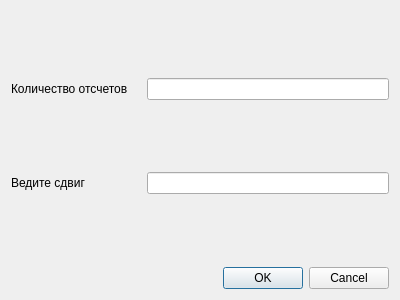
<?xml version="1.0" encoding="UTF-8"?>
<ui version="4.0">
 <class>ApproximationDialog</class>
 <widget class="QDialog" name="ApproximationDialog">
  <property name="geometry">
   <rect>
    <x>0</x>
    <y>0</y>
    <width>400</width>
    <height>300</height>
   </rect>
  </property>
  <property name="windowTitle">
   <string>Параметры скользящего окна</string>
  </property>
  <layout class="QVBoxLayout" name="verticalLayout">
   <item>
    <spacer name="verticalSpacer_3">
     <property name="orientation">
      <enum>Qt::Vertical</enum>
     </property>
     <property name="sizeHint" stdset="0">
      <size>
       <width>20</width>
       <height>53</height>
      </size>
     </property>
    </spacer>
   </item>
   <item>
    <layout class="QHBoxLayout" name="horizontalLayout">
     <item>
      <widget class="QLabel" name="label">
       <property name="text">
        <string>Количество отсчетов</string>
       </property>
      </widget>
     </item>
     <item>
      <widget class="QLineEdit" name="sizeEdit">
       <property name="maximumSize">
        <size>
         <width>242</width>
         <height>16777215</height>
        </size>
       </property>
      </widget>
     </item>
    </layout>
   </item>
   <item>
    <spacer name="verticalSpacer_2">
     <property name="orientation">
      <enum>Qt::Vertical</enum>
     </property>
     <property name="sizeHint" stdset="0">
      <size>
       <width>20</width>
       <height>52</height>
      </size>
     </property>
    </spacer>
   </item>
   <item>
    <layout class="QHBoxLayout" name="horizontalLayout_2">
     <item>
      <widget class="QLabel" name="label_2">
       <property name="text">
        <string>Ведите сдвиг</string>
       </property>
      </widget>
     </item>
     <item>
      <widget class="QLineEdit" name="shiftEdit">
       <property name="maximumSize">
        <size>
         <width>242</width>
         <height>16777215</height>
        </size>
       </property>
      </widget>
     </item>
    </layout>
   </item>
   <item>
    <spacer name="verticalSpacer">
     <property name="orientation">
      <enum>Qt::Vertical</enum>
     </property>
     <property name="sizeHint" stdset="0">
      <size>
       <width>20</width>
       <height>53</height>
      </size>
     </property>
    </spacer>
   </item>
   <item>
    <widget class="QDialogButtonBox" name="buttonBox">
     <property name="orientation">
      <enum>Qt::Horizontal</enum>
     </property>
     <property name="standardButtons">
      <set>QDialogButtonBox::Cancel|QDialogButtonBox::Ok</set>
     </property>
    </widget>
   </item>
  </layout>
 </widget>
 <resources/>
 <connections>
  <connection>
   <sender>buttonBox</sender>
   <signal>accepted()</signal>
   <receiver>ApproximationDialog</receiver>
   <slot>accept()</slot>
   <hints>
    <hint type="sourcelabel">
     <x>248</x>
     <y>254</y>
    </hint>
    <hint type="destinationlabel">
     <x>157</x>
     <y>274</y>
    </hint>
   </hints>
  </connection>
  <connection>
   <sender>buttonBox</sender>
   <signal>rejected()</signal>
   <receiver>ApproximationDialog</receiver>
   <slot>reject()</slot>
   <hints>
    <hint type="sourcelabel">
     <x>316</x>
     <y>260</y>
    </hint>
    <hint type="destinationlabel">
     <x>286</x>
     <y>274</y>
    </hint>
   </hints>
  </connection>
 </connections>
</ui>
